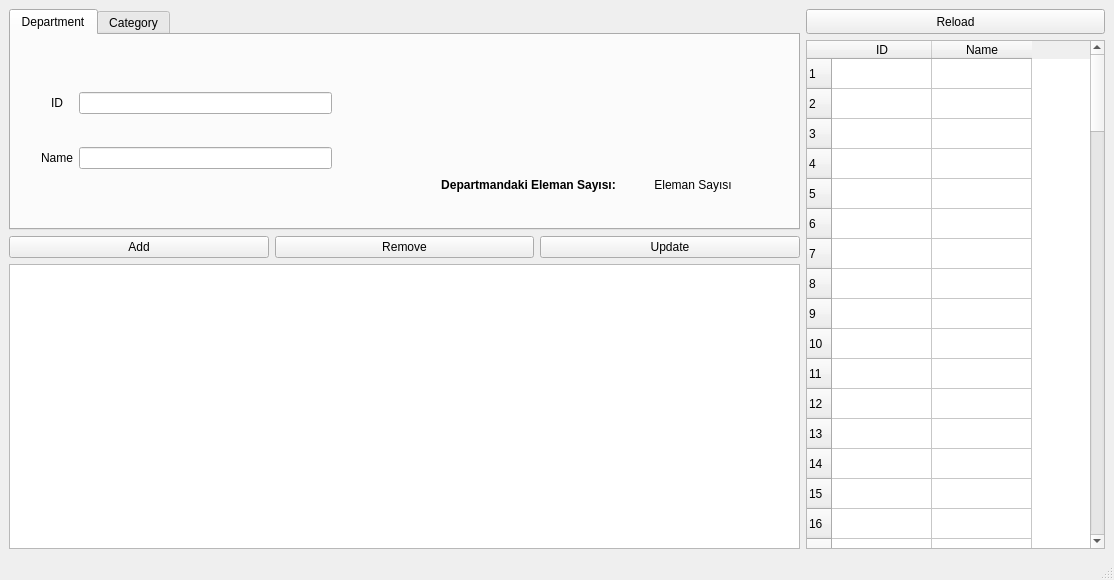
<?xml version="1.0" encoding="UTF-8"?>
<ui version="4.0">
 <class>MainWindow</class>
 <widget class="QMainWindow" name="MainWindow">
  <property name="geometry">
   <rect>
    <x>0</x>
    <y>0</y>
    <width>1114</width>
    <height>580</height>
   </rect>
  </property>
  <property name="windowTitle">
   <string>MainWindow</string>
  </property>
  <widget class="QWidget" name="centralwidget">
   <layout class="QGridLayout" name="gridLayout_2">
    <item row="0" column="0" rowspan="2">
     <widget class="QTabWidget" name="tabWidget">
      <property name="minimumSize">
       <size>
        <width>791</width>
        <height>221</height>
       </size>
      </property>
      <property name="currentIndex">
       <number>0</number>
      </property>
      <widget class="QWidget" name="tab_department">
       <attribute name="title">
        <string>Department</string>
       </attribute>
       <widget class="QWidget" name="layoutWidget">
        <property name="geometry">
         <rect>
          <x>30</x>
          <y>30</y>
          <width>291</width>
          <height>131</height>
         </rect>
        </property>
        <layout class="QGridLayout" name="gridLayout_3">
         <item row="2" column="1">
          <widget class="QLineEdit" name="lineEdit_dname">
           <property name="alignment">
            <set>Qt::AlignCenter</set>
           </property>
          </widget>
         </item>
         <item row="0" column="1">
          <widget class="QLineEdit" name="lineEdit_did">
           <property name="alignment">
            <set>Qt::AlignCenter</set>
           </property>
          </widget>
         </item>
         <item row="0" column="0">
          <widget class="QLabel" name="label_did">
           <property name="text">
            <string>ID</string>
           </property>
           <property name="alignment">
            <set>Qt::AlignCenter</set>
           </property>
          </widget>
         </item>
         <item row="2" column="0">
          <widget class="QLabel" name="label_dname">
           <property name="text">
            <string>Name</string>
           </property>
           <property name="alignment">
            <set>Qt::AlignCenter</set>
           </property>
          </widget>
         </item>
        </layout>
       </widget>
       <widget class="QWidget" name="layoutWidget">
        <property name="geometry">
         <rect>
          <x>430</x>
          <y>140</y>
          <width>323</width>
          <height>19</height>
         </rect>
        </property>
        <layout class="QGridLayout" name="gridLayout_4">
         <item row="0" column="0">
          <widget class="QLabel" name="label_staff">
           <property name="font">
            <font>
             <weight>75</weight>
             <bold>true</bold>
            </font>
           </property>
           <property name="text">
            <string>Departmandaki Eleman Sayısı:</string>
           </property>
           <property name="alignment">
            <set>Qt::AlignCenter</set>
           </property>
          </widget>
         </item>
         <item row="0" column="1">
          <widget class="QLabel" name="label_staffval">
           <property name="text">
            <string>Eleman Sayısı</string>
           </property>
           <property name="alignment">
            <set>Qt::AlignCenter</set>
           </property>
          </widget>
         </item>
        </layout>
       </widget>
      </widget>
      <widget class="QWidget" name="tab_category">
       <attribute name="title">
        <string>Category</string>
       </attribute>
       <widget class="QWidget" name="layoutWidget">
        <property name="geometry">
         <rect>
          <x>30</x>
          <y>30</y>
          <width>291</width>
          <height>131</height>
         </rect>
        </property>
        <layout class="QGridLayout" name="gridLayout_5">
         <item row="2" column="1">
          <widget class="QLineEdit" name="lineEdit_cname">
           <property name="alignment">
            <set>Qt::AlignCenter</set>
           </property>
          </widget>
         </item>
         <item row="0" column="1">
          <widget class="QLineEdit" name="lineEdit_cid">
           <property name="alignment">
            <set>Qt::AlignCenter</set>
           </property>
          </widget>
         </item>
         <item row="0" column="0">
          <widget class="QLabel" name="label_cid">
           <property name="text">
            <string>ID</string>
           </property>
           <property name="alignment">
            <set>Qt::AlignCenter</set>
           </property>
          </widget>
         </item>
         <item row="2" column="0">
          <widget class="QLabel" name="label_cname">
           <property name="text">
            <string>Name</string>
           </property>
           <property name="alignment">
            <set>Qt::AlignCenter</set>
           </property>
          </widget>
         </item>
        </layout>
       </widget>
       <widget class="QWidget" name="layoutWidget_2">
        <property name="geometry">
         <rect>
          <x>430</x>
          <y>140</y>
          <width>323</width>
          <height>19</height>
         </rect>
        </property>
        <layout class="QGridLayout" name="gridLayout_6">
         <item row="0" column="0">
          <widget class="QLabel" name="label_product">
           <property name="font">
            <font>
             <weight>75</weight>
             <bold>true</bold>
            </font>
           </property>
           <property name="text">
            <string>Categorideki Ürün Sayısı:</string>
           </property>
           <property name="alignment">
            <set>Qt::AlignCenter</set>
           </property>
          </widget>
         </item>
         <item row="0" column="1">
          <widget class="QLabel" name="label_productval">
           <property name="text">
            <string>Ürün Sayısı</string>
           </property>
           <property name="alignment">
            <set>Qt::AlignCenter</set>
           </property>
          </widget>
         </item>
        </layout>
       </widget>
      </widget>
     </widget>
    </item>
    <item row="0" column="1">
     <widget class="QPushButton" name="pushButton_reload">
      <property name="minimumSize">
       <size>
        <width>299</width>
        <height>25</height>
       </size>
      </property>
      <property name="text">
       <string>Reload</string>
      </property>
     </widget>
    </item>
    <item row="1" column="1" rowspan="3">
     <widget class="QTableWidget" name="tableWidget_home">
      <property name="minimumSize">
       <size>
        <width>299</width>
        <height>487</height>
       </size>
      </property>
      <property name="rowCount">
       <number>100</number>
      </property>
      <row/>
      <row/>
      <row/>
      <row/>
      <row/>
      <row/>
      <row/>
      <row/>
      <row/>
      <row/>
      <row/>
      <row/>
      <row/>
      <row/>
      <row/>
      <row/>
      <row/>
      <row/>
      <row/>
      <row/>
      <row/>
      <row/>
      <row/>
      <row/>
      <row/>
      <row/>
      <row/>
      <row/>
      <row/>
      <row/>
      <row/>
      <row/>
      <row/>
      <row/>
      <row/>
      <row/>
      <row/>
      <row/>
      <row/>
      <row/>
      <row/>
      <row/>
      <row/>
      <row/>
      <row/>
      <row/>
      <row/>
      <row/>
      <row/>
      <row/>
      <row/>
      <row/>
      <row/>
      <row/>
      <row/>
      <row/>
      <row/>
      <row/>
      <row/>
      <row/>
      <row/>
      <row/>
      <row/>
      <row/>
      <row/>
      <row/>
      <row/>
      <row/>
      <row/>
      <row/>
      <row/>
      <row/>
      <row/>
      <row/>
      <row/>
      <row/>
      <row/>
      <row/>
      <row/>
      <row/>
      <row/>
      <row/>
      <row/>
      <row/>
      <row/>
      <row/>
      <row/>
      <row/>
      <row/>
      <row/>
      <row/>
      <row/>
      <row/>
      <row/>
      <row/>
      <row/>
      <row/>
      <row/>
      <row/>
      <row/>
      <column>
       <property name="text">
        <string>ID</string>
       </property>
      </column>
      <column>
       <property name="text">
        <string>Name</string>
       </property>
      </column>
     </widget>
    </item>
    <item row="2" column="0">
     <layout class="QGridLayout" name="gridLayout">
      <item row="0" column="0">
       <widget class="QPushButton" name="pushButton_add">
        <property name="text">
         <string>Add</string>
        </property>
       </widget>
      </item>
      <item row="0" column="1">
       <widget class="QPushButton" name="pushButton_rm">
        <property name="text">
         <string>Remove</string>
        </property>
       </widget>
      </item>
      <item row="0" column="2">
       <widget class="QPushButton" name="pushButton_upd">
        <property name="text">
         <string>Update</string>
        </property>
       </widget>
      </item>
     </layout>
    </item>
    <item row="3" column="0">
     <widget class="QTableWidget" name="tableWidget_backup">
      <property name="minimumSize">
       <size>
        <width>791</width>
        <height>258</height>
       </size>
      </property>
     </widget>
    </item>
   </layout>
  </widget>
  <widget class="QMenuBar" name="menubar">
   <property name="geometry">
    <rect>
     <x>0</x>
     <y>0</y>
     <width>1114</width>
     <height>22</height>
    </rect>
   </property>
  </widget>
  <widget class="QStatusBar" name="statusbar"/>
 </widget>
 <resources/>
 <connections/>
</ui>
